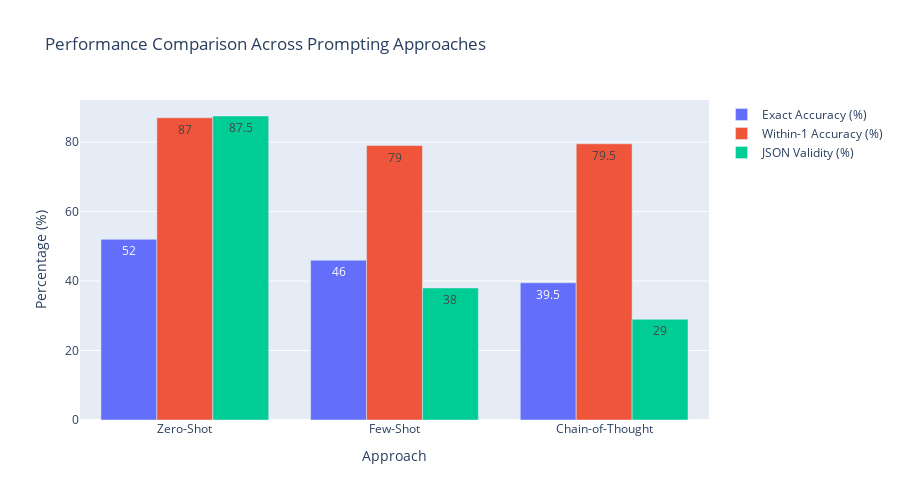

The cell this chart's notebook holds for it:
### Markdown cell above
## 7. Visualizations

### Code cell
# Comparison bar chart
fig = go.Figure()

metrics_to_plot = ['Exact Accuracy (%)', 'Within-1 Accuracy (%)', 'JSON Validity (%)']

for metric in metrics_to_plot:
    fig.add_trace(go.Bar(
        name=metric,
        x=metrics_comparison['Approach'],
        y=metrics_comparison[metric],
        text=metrics_comparison[metric],
        textposition='auto',
    ))

fig.update_layout(
    title='Performance Comparison Across Prompting Approaches',
    xaxis_title='Approach',
    yaxis_title='Percentage (%)',
    barmode='group',
    height=500
)

fig.show()

### Figure 1 — Plotly figure (JSON) as saved in the notebook; plotly's stock layout.template omitted (floating-point values rounded to 4 significant figures)
{"data": [{"name": "Exact Accuracy (%)", "text": [52.0, 46.0, 39.5], "textposition": "auto", "type": "bar", "x": ["Zero-Shot", "Few-Shot", "Chain-of-Thought"], "y": [52.0, 46.0, 39.5]}, {"name": "Within-1 Accuracy (%)", "text": [87.0, 79.0, 79.5], "textposition": "auto", "type": "bar", "x": ["Zero-Shot", "Few-Shot", "Chain-of-Thought"], "y": [87.0, 79.0, 79.5]}, {"name": "JSON Validity (%)", "text": [87.5, 38.0, 29.0], "textposition": "auto", "type": "bar", "x": ["Zero-Shot", "Few-Shot", "Chain-of-Thought"], "y": [87.5, 38.0, 29.0]}], "layout": {"barmode": "group", "height": 500, "title": {"text": "Performance Comparison Across Prompting Approaches"}, "xaxis": {"title": {"text": "Approach"}}, "yaxis": {"title": {"text": "Percentage (%)"}}}}
